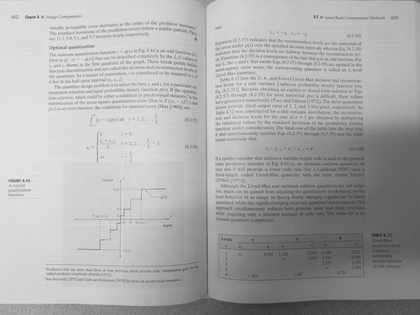
%> input picture ECE253/P2/data/Lloyd-Max text.jpg (made grey), 420 x 315 px, shrunk from 4160 x 3120 before the run, given in place of lena512.tif, which was not available
$ octave untitled2.m   (GNU Octave 9; MATLAB toolbox functions it lacks are replaced by stand-ins)
%> lines starting %> are read from the running program, lines starting %| are printed output that depends on the picture; in (x1, y1, x2, y2) boxes, pixels count from 0 and x2, y2 are one past the last pixel; in counts of white or black regions, pixels touching at a corner belong together; the program's own positions count from 1; pictures that were not available may be replaced by others from this repository, and a replacement may not be noted
### ECE253/P2/data/S_quantize.m
function y=S_quantize(Im,s)
    Im=double(Im);
    assert(s>=1&s<=7);
    step=round(255/2^s);
    T=0:step:255;
    T(end+1)=255;
    %[m,n]=size(Im);
    y=zeros(size(Im));

    for i=1:length(T)-1
        y(Im>T(i)&Im<=T(i+1))=round((T(i)+T(i+1))/2);
    end

### ECE253/P2/data/untitled2.m
% [57 lines of commented-out code are left out]
Im_lena=imread('lena512.tif');
%> Im_lena is the input picture: size 315x420 uint8; min 40, max 234, mean 171.7
Im_lena=double(Im_lena);
%> Im_lena: size 315x420 double
[m_lena,n_lena]=size(Im_lena);
%> m_lena = 315; n_lena = 420
lena_set=double(reshape(Im_lena,1,m_lena*n_lena));

Im_diver=imread('diver.tif');
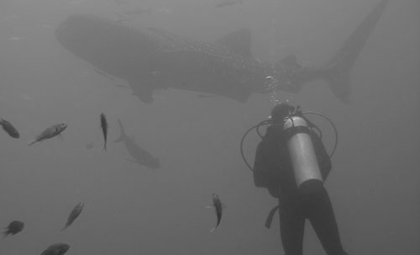
%> input picture ECE253/P2/data/diver.tif, 420 x 255 px, shrunk from 500 x 303 before the run
%> Im_diver is the input picture: size 255x420 uint8; min 44, max 193, mean 109.3
Im_diver=double(Im_diver);
%> Im_diver: size 255x420 double
[m_diver,n_diver]=size(Im_diver);
%> m_diver = 255; n_diver = 420
diver_set=double(reshape(Im_diver,1,m_diver*n_diver));
for s=1:7
    [pa_lena,co_lena]=lloyds(lena_set,2^s);
    pa_lena=round(pa_lena);
    co_lena=round(co_lena);
    for j=1:length(pa_lena)-1
        lena_LM(Im_lena>pa_lena(j)&Im_lena<=pa_lena(j+1))=co_lena(j+1);
    end
    lena_LM(Im_lena<=pa_lena(1))=round(co_lena(1));
    lena_LM(Im_lena>pa_lena(end))=round(co_lena(end));
    MSE_LM_lena(s)=sum(sum((lena_LM-lena_set).^2))/numel(Im_lena);
    Sq_lena=S_quantize(Im_lena,s);
    MSE_un_lena(s)=sum(sum((double(Sq_lena)-double(Im_lena)).^2))/numel(Im_lena);


   [pa_d,co_d]=lloyds(diver_set,2^s);
    pa_d=round(pa_d);
    co_d=round(co_d);
    for j=1:length(pa_d)-1
        d_LM(Im_diver>pa_d(j)&Im_diver<=pa_d(j+1))=co_d(j+1);
    end
    d_LM(Im_diver<=pa_d(1))=round(co_d(1));
    d_LM(Im_diver>pa_d(end))=round(co_d(end));
    MSE_LM_diver(s)=sum(sum((d_LM-diver_set).^2))/numel(Im_diver);
    Sq_diver=S_quantize(Im_diver,s);
    MSE_un_diver(s)=sum(sum((Sq_diver-Im_diver).^2))/numel(Im_diver);
end
%> this loop made 7 passes
%> (pa_lena, co_lena, pa_d, co_d) on passes 1 to 3: (172, [125; 202], 109, [96; 121]), ([117; 169; 201], [98; 144; 185; 214], [98; 111; 122], [82; 105; 116; 131]), ([94; 110; 132; 157; 178; 195; 212], [80; 101; 120; 145; 168; 186; 204; 219], [82; 98; 107; 114; 120; 128; 135], [67; 92; 102; 110; 116; 124; 132; 139])
%> pass 1, `Sq_lena=S_quantize(Im_lena,s);`:
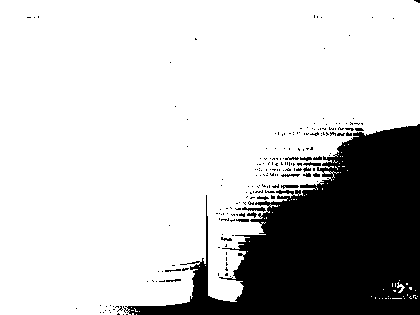
%> Sq_lena: size 315x420 double; values 64 (black) and 192 (white), 77.6% white; 201 black regions (183 under 20 px), largest, box (x1, y1, x2, y2) and area: (123, 124, 420, 315) 28425, (242, 207, 266, 212) 64, (281, 185, 299, 189) 49
%> pass 1, `Sq_diver=S_quantize(Im_diver,s);`:
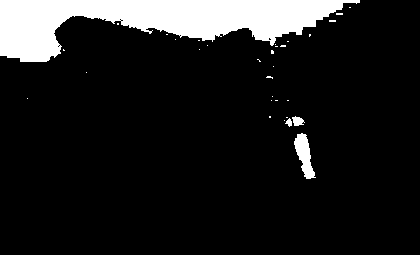
%> Sq_diver: size 255x420 double; values 64 (black) and 192 (white), 11.6% white; 32 white regions (28 under 20 px), largest, box (x1, y1, x2, y2) and area: (0, 0, 360, 62) 11668, (294, 133, 316, 179) 519, (292, 116, 305, 126) 85, (285, 118, 292, 127) 36
%> pass 2, `Sq_lena=S_quantize(Im_lena,s);`:
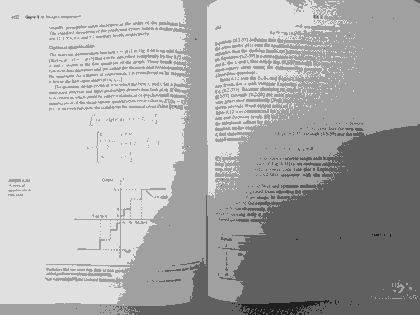
%> Sq_lena: size 315x420 double; min 32, max 224, mean 172.2
%> pass 2, `Sq_diver=S_quantize(Im_diver,s);`:
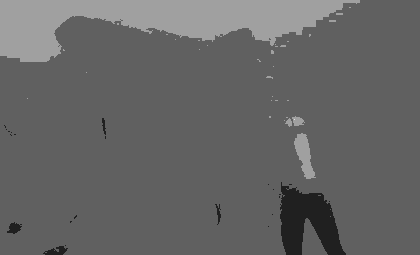
%> Sq_diver: size 255x420 double; min 32, max 224, mean 101.5
%> after the loop, MSE_LM_diver = [127.3 51.36 11.83 4.13 1.8 0.802 0.183]; MSE_LM_lena = [464.7 118.2 32.27 10.08 3.26 1.41 0.396]; MSE_un_diver = [2142.8 341.2 76.84 21.28 5.34 1.51 0.505]; MSE_un_lena = [909 309.7 90.89 22.89 5.63 1.52 0.502]
figure(9)
plot(MSE_LM_lena,'b-')
hold on;
plot(MSE_un_lena,'r--')
grid on;
xlabel('bitnumber s')
ylabel('MSE')
legend('LM','Uniform')
title('lena512')
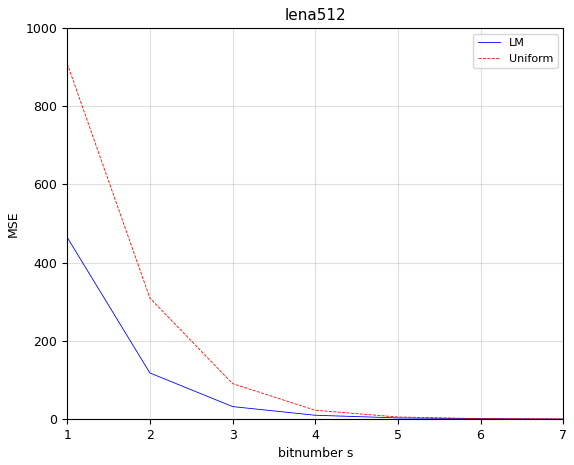
%> figure redrawn from the program's plot data
figure(10)
plot(MSE_LM_diver,'b-')
hold on;
plot(MSE_un_diver,'r--')
grid on;
xlabel('bitnumber s')
ylabel('MSE')
title('diver')
legend('LM','Uniform')


%problem3(3)
%> (the run ends here)
